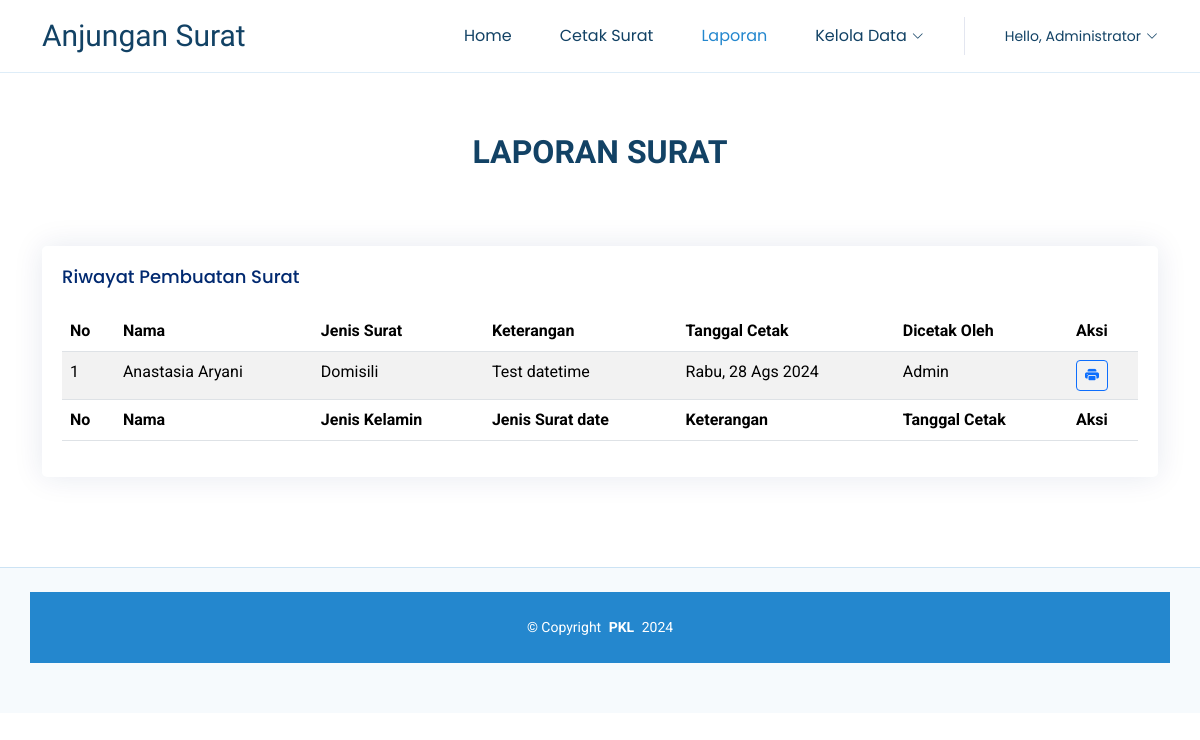
The page /laporan (signed in) on the database as committed earlier.
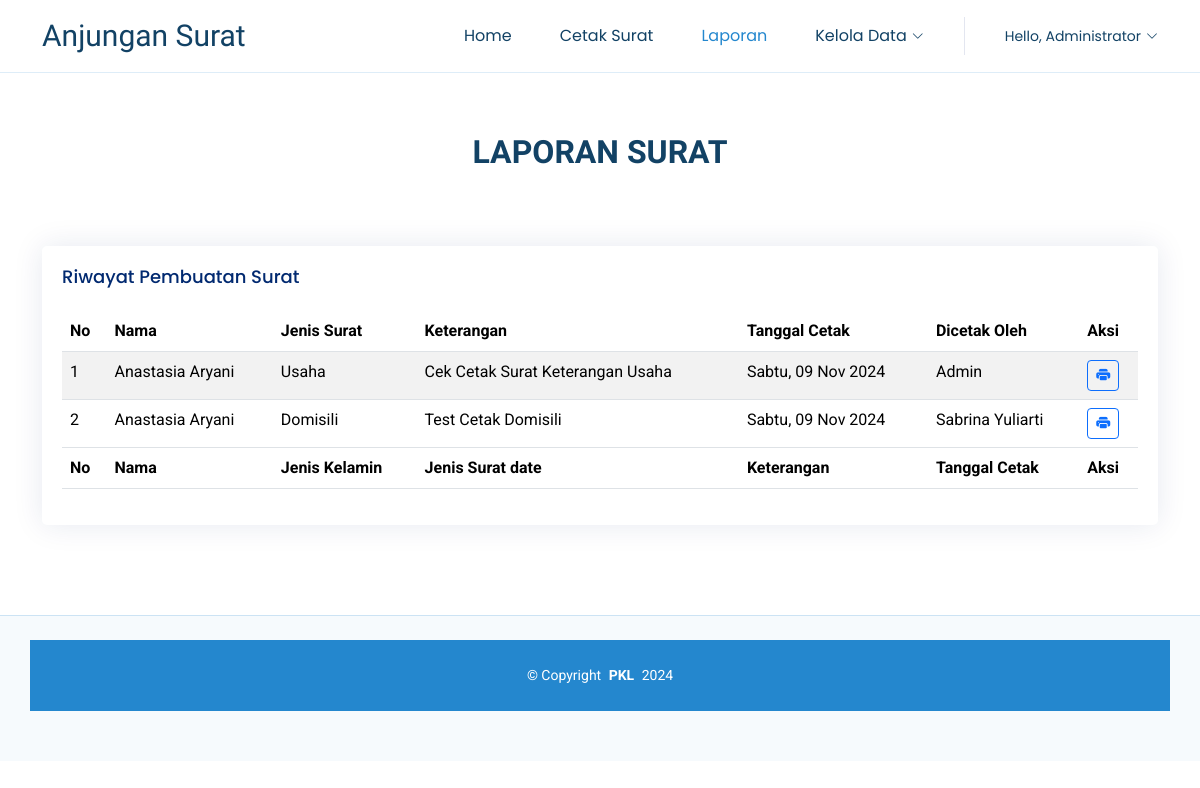
The same page on the database as committed later.
### tables this page shows
CREATE TABLE `tb_surat` (
  `id_surat` int(9) NOT NULL,
  `nik` varchar(25) NOT NULL,
  `jenis_surat` varchar(50) NOT NULL,
  `keterangan` varchar(255) NOT NULL,
  `tgl_cetak` datetime NOT NULL,
  `id_user` int(11) NOT NULL DEFAULT 1
);

CREATE TABLE `tb_warga` (
  `nik` varchar(25) NOT NULL,
  `nama` varchar(255) NOT NULL,
  `tgl_lahir` date NOT NULL,
  `jk` varchar(25) NOT NULL,
  `kwa` varchar(50) NOT NULL,
  `agama` varchar(25) NOT NULL,
  `pekerjaan` varchar(50) NOT NULL,
  `status` varchar(50) NOT NULL,
  `alamat` varchar(255) NOT NULL,
  `rt` varchar(5) NOT NULL,
  `rw` varchar(5) NOT NULL
);

CREATE TABLE `tb_perangkat` (
  `nik` varchar(25) NOT NULL,
  `nama` varchar(191) NOT NULL,
  `jk` varchar(25) NOT NULL,
  `no_hp` varchar(25) NOT NULL,
  `jabatan` varchar(50) NOT NULL,
  `alamat` varchar(255) NOT NULL
);

### app/Core/Controller.php (called while the page is built, shortened)
<?php
class Controller extends Filter
{
    public function view($view, $data = [])
    {
        require_once __DIR__ . '/../Views/' . $view . '.php';
    }
    public function model($model)
    {
        return new $model();
    }
}

### app/Controllers/LaporanController.php (called while the page is built, shortened)
<?php
class LaporanController extends Controller
{
    public function storeLaporan()
    {
        if ($_SESSION['login']['akses'] == 'Administrator') {
            $d = [
                'title' => 'Laporan',
                'nama' => ['nama' => 'Administrator']
            ];
        } else {
            $d = [
                'title' => 'Laporan',
                'nama' => $this->model(ProfileModel::class)->getNama($_SESSION['login'])
            ];
        }
        $data = [
            'data' => $this->model(SuratModel::class)->getAll()
        ];
        $this->view('template/template-header', $d);
        $this->view('pages/laporan', $data);
        $this->view('template/template-footer');
    }
}

### app/Core/Web.php (called while the page is built, shortened)
<?php
class Web
{
    public function __construct()
    {
        Router::run();
    }
}

### public/index.php (called while the page is built, shortened)
<?php
$app = new Web;

### app/Core/Database.php (called while the page is built, shortened)
<?php
class Database
{
  private $conn;
  public function __construct()
  {
    $this->conn = $this->setConnection();
  }
  protected function setConnection()
  {
    try {
      $host = $_ENV['DB_HOST'];
      $user = $_ENV['DB_USERNAME'];
      $pass = $_ENV['DB_PASSWORD'];
      $db = $_ENV['DB_DATABASE'];
      $port = $_ENV['DB_PORT'];
      $conn = new PDO("mysql:host=$host;dbname=$db;port=$port", $user, $pass);
      $conn->setAttribute(PDO::ATTR_ERRMODE, PDO::ERRMODE_EXCEPTION);
      return $conn;
    } catch (PDOException $e) {
      die($e->getMessage());
    }
  }
  public function qry($query, $params = array())
  {
    $this->stmt = $this->conn->prepare($query);
    $this->stmt->execute($params);
    return $this->stmt;
  }
}

### app/Models/SuratModel.php (called while the page is built, shortened)
<?php
class SuratModel extends Database
{
    public function getAll()
    {
        $query = "SELECT
                        id_surat,
                        tb_surat.nik AS nik,
                        tb_warga.nama AS nama,
                        tb_warga.jk,
                        jenis_surat,
                        keterangan,
                        tgl_cetak,
                        tb_surat.id_user,
                        tb_perangkat.nik AS nip,
                        tb_perangkat.nama AS nm_perangkat,
                        jabatan
                  FROM tb_surat JOIN tb_warga USING (nik) JOIN tb_users USING (id_user) LEFT JOIN tb_profile ON tb_users.id_user=tb_profile.id_user
                  LEFT JOIN tb_perangkat ON tb_profile.nik=tb_perangkat.nik ORDER BY tb_surat.tgl_cetak DESC";
        return $this->qry($query)->fetchAll(PDO::FETCH_ASSOC);
    }
}

### app/Helpers/Autoload.php (called while the page is built, shortened)
<?php
function load_helper($class_name)
{
    $path_to_file = '../app/helpers/' . $class_name . '.php';
}

### app/Helpers/Tanggal.php (called while the page is built, shortened)
<?php
class Tanggal
{
    public static function tgl_idn($tgl, $hr = false)
    {
        $hari = self::getHari(date('N', strtotime($tgl)));
        $tanggal = substr($tgl, 8, 2);
        $bulan = self::getShortBulan(substr($tgl, 5, 2));
        $tahun = substr($tgl, 0, 4);
        if ($hr) {
            return $hari . ', ' . $tanggal . ' ' . $bulan . ' ' . $tahun;
        }
        return $tanggal . ' ' . $bulan . ' ' . $tahun;
    }
    private static function getShortBulan($bln)
    {
        switch ($bln) {
            case 8:
                return "Ags";
                break;
            case 11:
                return "Nov";
                break;
        }
    }
    private static function getHari($hr)
    {
        switch ($hr) {
            case 3:
                return "Rabu";
                break;
            case 6:
                return "Sabtu";
                break;
        }
    }
}

### app/Views/pages/laporan.php (the view, shortened to what the changed rows need)
<section id="#service" class="portfolio section">
    <div class="container section-title" data-aos="fade-up">
        <h2>Laporan Surat</h2>
    </div>
    <div class="container" data-aos="fade-up" data-aos-delay="100">
        <div class="card">
            <div class="card-body">
                <h5 class="card-title">Riwayat Pembuatan Surat</h5>
                <table id="example" class="table table-striped" style="width:100%">
                    <thead>
                        <tr>
                            <th>No</th>
                            <th>Nama</th>
                            <th>Jenis Surat</th>
                            <th>Keterangan</th>
                            <th>Tanggal Cetak</th>
                            <th>Dicetak Oleh</th>
                            <th>Aksi</th>
                        </tr>
                    </thead>
                    <tbody>
                        <?php
                        $nomor = 1;
                        foreach ($data as $row) : ?>
                            <tr>
                                <td><?= $nomor++; ?></td>
                                <td><?= $row['nama']; ?></td>
                                <td><?= $row['jenis_surat']; ?></td>
                                <td><?= $row['keterangan']; ?></td>
                                <td><?= Tanggal::tgl_idn($row['tgl_cetak'], true); ?></td>
                                <td><?= $row['nm_perangkat'] ? $row['nm_perangkat'] : 'Admin'; ?></td>
                                <td>
                                    <a href="<?= APPURL . '/form-surat/cetak-surat/' . $row['id_surat']; ?>" class="btn btn-outline-primary btn-sm" type="button">
                                        <i class="bi bi-printer-fill"></i>
                                    </a>
                                </td>
                            </tr>
                        <?php endforeach ?>
                    </tbody>
                    <tfoot>
                        <tr>
                            <th>No</th>
                            <th>Nama</th>
                            <th>Jenis Kelamin</th>
                            <th>Jenis Surat date</th>
                            <th>Keterangan</th>
                            <th>Tanggal Cetak</th>
                            <th>Aksi</th>
                        </tr>
                    </tfoot>
                </table>
            </div>
        </div>
    </div>
</section>

### app/Core/Router.php (shortened to what the changed rows need)
<?php
class Router
{
    private static array $routes = [];
    private static function add(string $method, string $path, $handler, array  $middlewares = []): void
    {
        self::$routes[$method . $path] = [
            'method' => $method,
            'path' => $path,
            'handler' => $handler,
            'middleware' => $middlewares
        ];
    }
    public static function run(): void
    {
        $path = '/';
        if (isset($_SERVER['PATH_INFO'])) {
            $path = $_SERVER['PATH_INFO'];
        }
        $method = $_SERVER['REQUEST_METHOD'];
        foreach (self::$routes as $route) {
            $pattern = "#^" . $route['path'] . "$#";
            if (preg_match($pattern, $path, $variables) && $method == $route['method']) {
                $controller = new $route['handler'][0];
                $function = $route['handler'][1];
                array_shift($variables);
                call_user_func_array([$controller, $function], $variables);
                return;
            }
        }
    }
}

### app/Views/template/template-header.php (shortened to what the changed rows need)
<!DOCTYPE html>
<html lang="en">
<head>
    <link href="<?= APPURL . '/assets/vendor/bootstrap/css/bootstrap.min.css' ?>" rel="stylesheet">
    <link href="<?= APPURL . '/assets/vendor/bootstrap-icons/bootstrap-icons.css' ?>" rel="stylesheet">
    <link href="<?= APPURL . '/assets/vendor/aos/aos.css" rel="stylesheet' ?>">
    <link href="<?= APPURL . '/assets/vendor/glightbox/css/glightbox.min.css' ?>" rel="stylesheet">
    <link href="<?= APPURL . '/assets/vendor/swiper/swiper-bundle.min.css' ?>" rel="stylesheet">
    <link href="<?= APPURL . '/assets/vendor/datatables/datatables.min.css' ?>" rel="stylesheet">
    <link href="<?= APPURL . '/assets/css/main.css' ?>" rel="stylesheet">
    <link href="<?= APPURL . '/css/flatpickr.min.css' ?>" rel="stylesheet" />
</head>
<body class="index-page">
    <header id="header" class="header d-flex align-items-center">
        <div class="container-fluid container-xl position-relative d-flex align-items-center no-print">
            <a href="index.html" class="logo d-flex align-items-center me-auto">
                <h1 class="sitename">Anjungan Surat</h1>
            </a>
            <nav id="navmenu" class="navmenu">
                <ul class="menu-nav">
                    <?php if ($_SESSION['login']['akses'] == "Administrator" || $_SESSION['login']['akses'] == "Petugas") : ?>
                        <li><a href=" <?= APPURL ?>" class="<?= $title == "Home" ? 'active' : ''; ?>">Home<br></a></li>
                        <li><a href="#services">Cetak Surat</a></li>
                    <?php endif ?>
                    <li><a href="<?= APPURL . '/laporan'; ?>" class="<?= $title == "Laporan" ? 'active' : ''; ?>">Laporan</a></li>
                    <?php if ($_SESSION['login']['akses'] == "Administrator") : ?>
                        <li class="dropdown">
                            <a href="#" class="">
                                <span class="mr-2 d-lg-inline">Kelola Data</span>
                                <i class="bi bi-chevron-down toggle-dropdown"></i>
                            </a>
                        </li>
                    <?php endif ?>
                    <li class="dropdown">
                        <a href="#" class="">
                            <span class="mr-2 d-lg-inline text-gray-600 small">Hello, <?= ucwords($nama['nama']); ?></span>
                            <i class="bi bi-chevron-down toggle-dropdown"></i>
                        </a>
                    </li>
                </ul>
            </nav>
        </div>
    </header>
    <main class="main">

### app/Views/template/template-footer.php (shortened to what the changed rows need)
</main>
<footer id="footer" class="footer light-background">
    <div class="container copyright text-center mt-4">
        <p>© <span>Copyright</span> <strong class="px-1 sitename">PKL</strong> <span>2024</span></p>
    </div>
</footer>
</body>
</html>

Rows that differ between the two databases and show on the page:
added tb_surat: nik.nama "Anastasia Aryani", jenis_surat "Usaha", keterangan "Cek Cetak Surat Keterangan Usaha", tgl_cetak "Sabtu, 09 Nov 2024", shows "Admin"
changed tb_surat "Domisili": keterangan "Test datetime" → "Test Cetak Domisili"; tgl_cetak "Rabu, 28 Ags 2024" → "Sabtu, 09 Nov 2024"
Other text that changed with them:
list line gone: "Admin"
new list line: "Sabrina Yuliarti"
